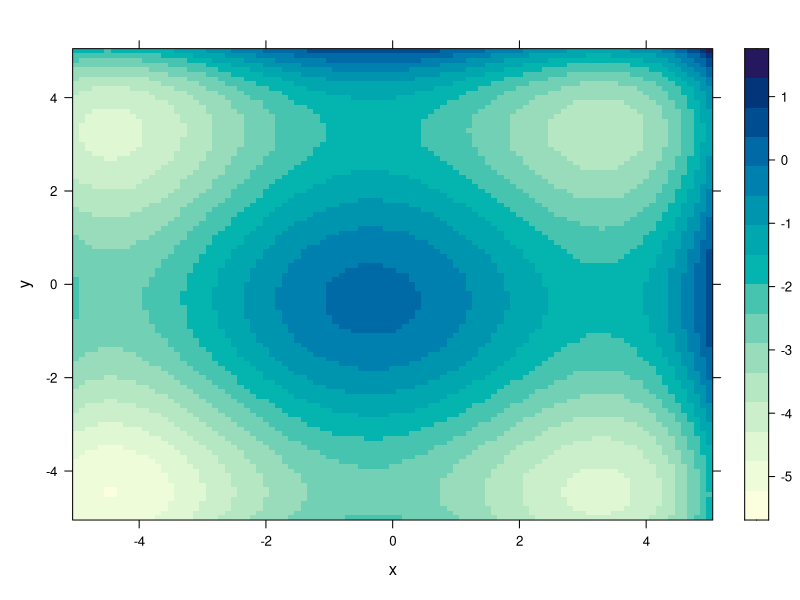

Recreate this plot in R. (Note: this script raises an error after producing the figure.)
library("lattice")
library("latticeExtra")
g <- function(x, y) {
  return(((x + 0.5)^4 - 30 * x^2 - 20 * x + (y + 0.5)^4 - 30 * y^2 - 20 * y)/100)
}

low <- -4
high <- 4
step <- 0.5
replicas <- 100

replica <- function(t) {
  curr <- runif(2, low, high)
  best <- curr
  respuesta <- curr
  for (tiempo in 1:t) {
    best1 <- numeric()
    best2 <- numeric()
    delta.x <- runif(1, 0, step)
    delta.y <- runif(1, 0, step)
    x1 <- curr[1] - delta.x
    x2 <- curr[1] + delta.x
    y1 <- curr[2] - delta.y
    y2 <- curr[2] + delta.y
    if (x2 > 4) {
      x2 <- x2 - 8
    } else{
      x2 <- x2
    }
    if (y2 > 4) {
      y2 <- y2 - 8
    } else{
      y2 <- y2
    }
    if (x1 < -4) {
      x1 <- x1 + 8
    }else{
      x1 <- x1
    }
    if (y1 < -4) {
      y1 <- y1 + 8
    } else{
      y1 <- y1
    }
    left <- c(x1, curr[2])
    right <- c(x2, curr[2])
    down <- c(curr[1], y1)
    up <- c(curr[1], y2)
    
    
    if (g(x1, curr[2]) < g(x2, curr[2])) {
      best1 <- x2
    } else {
      best1 <- x1
    }
    
    if (g(curr[1], y2) < g(curr[1], y1)) {
      best2 <- y1
    } else {
      best2 <- y2
    }
    
    if (g(best1, curr[2]) < g(curr[1], best2)) {
      curr <- c(curr[1], best2)
    } else {
      curr <- c(best1, curr[2])
    }
    if (g(curr[1], curr[2]) > g(best[1], best[2])) {
      best <- curr
      respuesta <- c(respuesta, curr)
    }
  }
  return(respuesta)
}

t <- data.frame()
for(i in seq(-5, 5, by= 0.1)){
  for(j in seq(-5, 5, by= 0.1)){
    t <- rbind(t, c(i, j, g(i,j)))
  }
}
colnames(t) <- c("x", "y", "z")
graf <- levelplot(z ~ x*y, data = t)
respuesta <- c()
resultado <- data.frame()
for(i in seq(1, (length(resultados) -1), by= 2)){
  respuesta <- c(respuesta, g(resultados[i], resultados[i + 1]))
}
for (p in 2:4) {
  tmax <- 10^p
  resultados <- replica(tmax)
  
  for(i in seq(1, (length(resultados) -1), by= 2)){
    punto <- xyplot(resultados[i] ~ resultados[i+1], pch = 16, col = "black")
    graf1 <- graf + as.layer(punto)
    png(paste(tmax, "p7_", i, ".png", sep=""))
    print(graf1)
    graphics.off()
  }
}

graf1 <- graf 
png("gper1.png")
print(graf1)
graphics.off()
